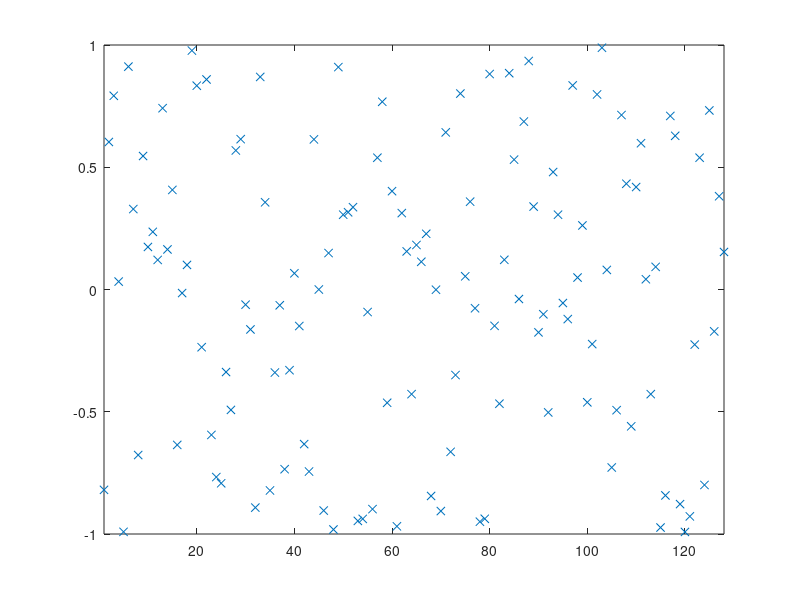

MATLAB code for this plot: (Note: this script raises an error after producing the figure.)
% script <a href="matlab:RR_BitonicSortTest">RR_BitonicSortTest</a>
% Test <a href="matlab:help RR_BitonicSort">RR_BitonicSort</a> on a random set of data.
% Renaissance Codebase, https://github.com/tbewley/RC/NRchap07
% Copyright 2023 by Thomas Bewley, distributed under BSD 3-Clause License. 

n=2^7; D=2*rand(n,1)-1; close all, plot(D(:,1),'x'), axis([1 n -1 1]), pause(0.5)
[D,index]=RR_BitonicSort(D,1,n);      plot(D(:,1),'x'), axis([1 n -1 1])

% end script RR_BitonicSortTest
